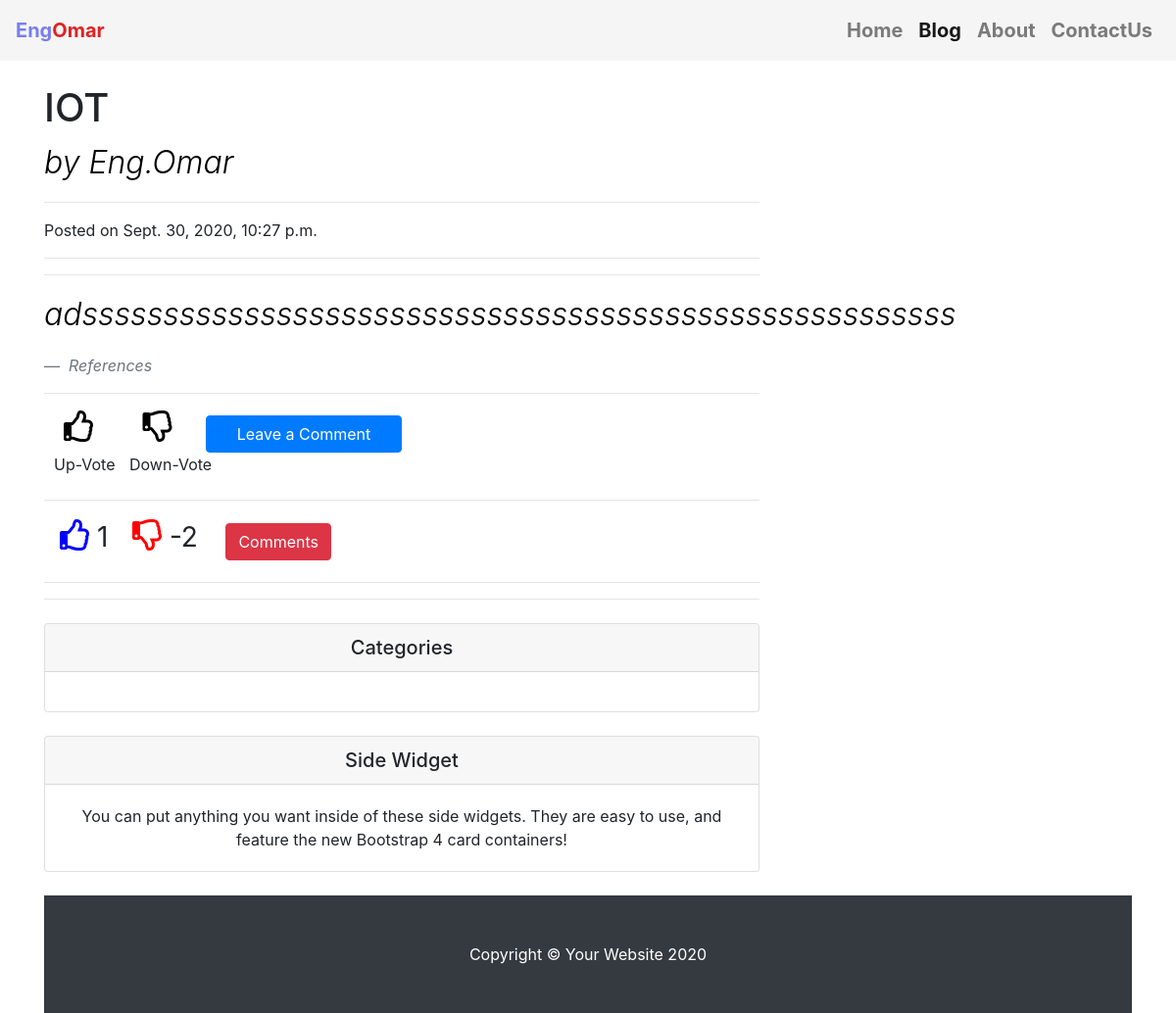
The app's page /blog/post/2/ with its own data.
### blog/models.py (models this page shows, shortened)
class Post(models.Model):
            post_heading = models.CharField(max_length=200)
            post_text = models.TextField()
            published_date = models.DateTimeField(auto_now=True)
            id = models.AutoField(primary_key=True)
            image = models.ImageField(upload_to='images/',blank=True)
            category = models.ManyToManyField(Categoreies,blank=True)

class React(models.Model):
        post_id = models.IntegerField()
        no_of_likes = models.IntegerField(default=0)
        no_of_dislikes = models.IntegerField(default=0)

### blog/views.py (the view)
# urls.py: path("blog/post/<int:id>/",views.detail, name="detail"),
def detail(request,id):
    post = all_posts.filter(id = id).all()
    try:
        reacts = (React.objects.filter(post_id = id).values())
    except ObjectDoesNotExist:
        reacts = 'Be the First To Like This'
    context = {'post_detail' : post,
            'comments' : Userscomment.objects.filter(post_id = id).order_by('-published_date').all(),
            'post_title': list(post.values())[0]["post_heading"],
            'reacts': reacts,}
    return render(request, 'blog/post-detail.html', context)

### blog/templates/blog/post-detail.html (shortened to what this page needs)
{% extends 'mysite/base.html' %}
{%load static%}
{% block body %}
  {% for post in post_detail%}
  <link rel="stylesheet" href="{% static 'mysite/css/bootstrap.css' %}">
  <link rel="stylesheet" href="https://use.fontawesome.com/releases/v5.7.0/css/all.css">
  <link rel="stylesheet" href="https://cdnjs.cloudflare.com/ajax/libs/font-awesome/4.7.0/css/font-awesome.min.css">
  <link rel="stylesheet" href="{% static 'blog/css/blog-post.css' %}">
<div class="container">
    <div class="row">
      <div class="col-lg-8">
        <h1 class="mt-4" id="{{post.id}}">{{post.post_heading}}</h1>
        <p class="lead">
          by
          <a>Eng.Omar</a>
        </p>
        <hr>
        <p>Posted on {{post.published_date}}</p>
        <hr>
        <hr>
        <p class="lead">{{post.post_text}}</p>
        <blockquote class="blockquote">
          <footer class="blockquote-footer">
            <cite title="Source Title">References</cite>
          </footer>
        </blockquote>
        <hr>
        <form>
          <div class="vote">
            <div class="like">
              <button  class="far fa-thumbs-up fa-2x" type="button" id="upvote" ></button>
              <button  class="far fa-thumbs-down fa-2x" type="button" id="downvote" ></button>
              <button type="button" class="btn btn-primary ml-4"  id="comment-btn">Leave a Comment</button>
            </div>
              <label for="upvote">Up-Vote</label>
              <label for="downvote">Down-Vote</label>
          </div>
          <hr>
          <div class="ml-3 mb-1">
              {% for react in reacts%}
                <p  class="far fa-thumbs-up fa-2x" style="color:blue"></p><span id="likes" class="pl-2" style="font-size:28">{{react.no_of_likes}}</span>
                <p class="far fa-thumbs-down fa-2x" style="color:red"></p><span id="dislikes" class="pl-2" style="font-size:28">{{react.no_of_dislikes}}</span>
              {% endfor %}
              <button type="button" class="btn btn-danger ml-4" id="comments">Comments</button>
          </div>
          <hr>
        </form>
          <hr>
      <div class="">
        <div class="card my-4">
          <h5 class="card-header text-center">Categories</h5>
          <div class="card-body">
          </div>
        </div>
        <div class="card my-4 text-center">
          <h5 class="card-header">Side Widget</h5>
          <div class="card-body">
            You can put anything you want inside of these side widgets. They are easy to use, and feature the new Bootstrap 4 card containers!
          </div>
        </div>
      </div>
    </div>
  </div>
  <footer class="py-5 bg-dark">
    <div class="container">
      <p class="m-0 text-center text-white">Copyright &copy; Your Website 2020</p>
    </div>
  </footer>
{%endfor%}
{%endblock%}

### blog/static/blog/css/blog-post.css (style rules this page uses)
.col-lg-8 .lead { color: black; font-size: 32px; font-style: italic; }
.vote label { padding-left: 10px;cursor: pointer; }
#upvote, #downvote { background: white;border: none;padding-left: 20px; z-index: 99999 }
.fa-thumbs-down:before { padding-left: 20px }
.btn-primary { width:200px; }

### records on screen
Post: post_heading "IOT", published_date "Sept. 30, 2020, 10:27 p.m.", post_text "adssssssssssssssssssssssssssssssssssssssssssssssssssssss"
React: no_of_likes "1", no_of_dislikes "-2"
